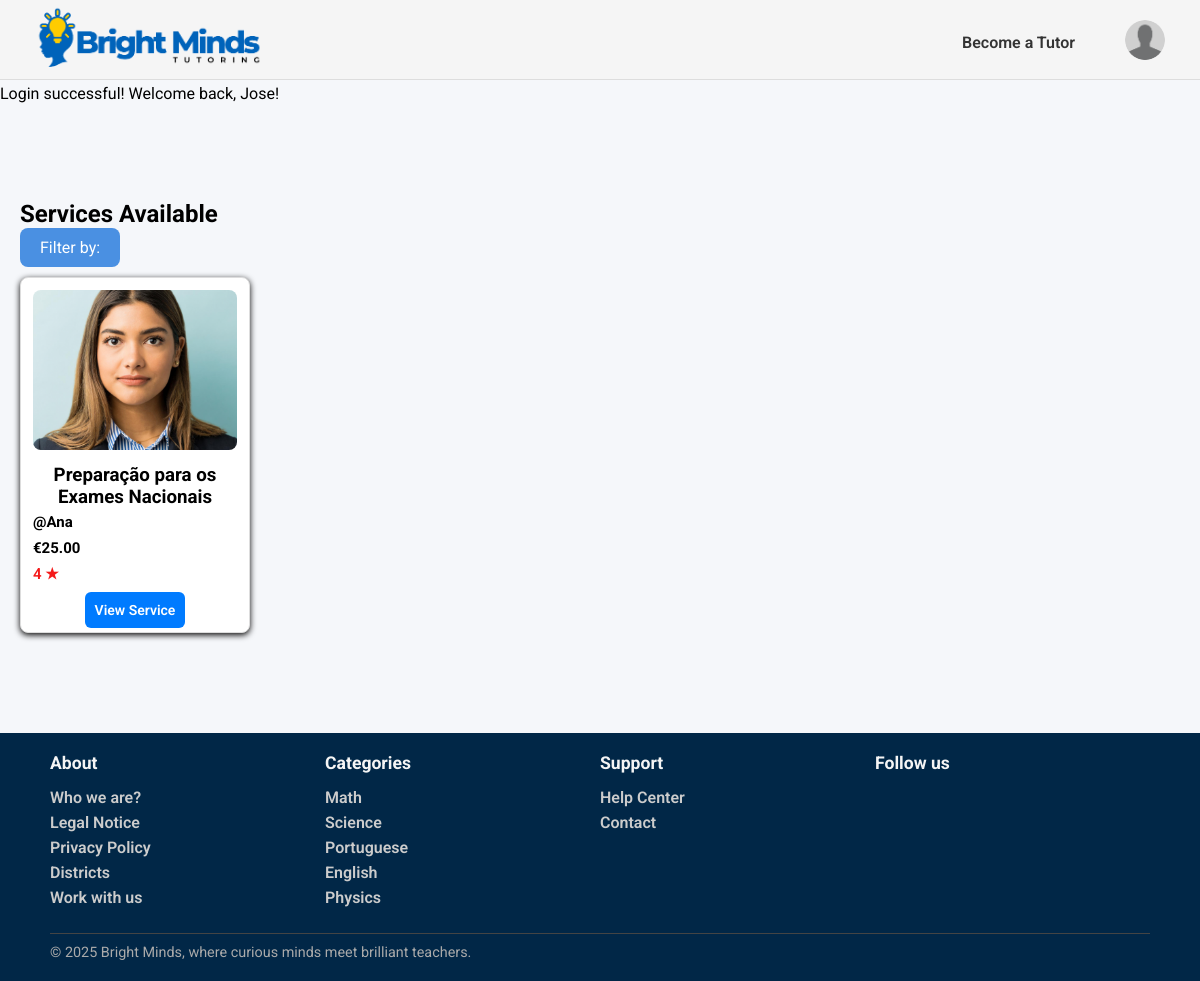
The page /pages/services_list.php (signed in) on the database its author committed.
### tables this page shows
CREATE TABLE Service(
    service_id INTEGER PRIMARY KEY,
    freelancer_id INTEGER NOT NULL,
    title TEXT NOT NULL,
    category_name TEXT NOT NULL,
    description TEXT NOT NULL,
    duracao INTEGER NOT NULL,
    price REAL NOT NULL,
    service_type TEXT CHECK(service_type IN ('individual presencial', 'grupo presencial', 'individual online','grupo online', 'revisão trabalhos')) NOT NULL,
    num_sessoes INTEGER NOT NULL,
    status TEXT CHECK(status IN ('ativo', 'inativo')) DEFAULT 'ativo',
    max_students INTEGER,
    FOREIGN KEY (freelancer_id) REFERENCES Freelancers(freelancer_id) ON UPDATE CASCADE ON DELETE CASCADE,
    FOREIGN KEY (category_name) REFERENCES Category(category_name) ON UPDATE CASCADE ON DELETE RESTRICT
);

CREATE TABLE User (
    user_id INTEGER PRIMARY KEY,
    username TEXT UNIQUE NOT NULL,
    name TEXT NOT NULL,
    birth_date DATE,
    email TEXT UNIQUE NOT NULL,
    password TEXT NOT NULL,
    usertype TEXT CHECK(usertype IN ('student', 'tutor', 'admin')) NOT NULL,
    address TEXT,
    postal_code TEXT,
    city TEXT,
    registration_date DATE NOT NULL,
    profile_image TEXT
);

CREATE TABLE Category(
    category_name TEXT PRIMARY KEY
);

### pages/services_list.php (called while the page is built)
<?php
    require_once(__DIR__. '/../templates/common.tpl.php');
    require_once(__DIR__.'/../database/connection.db.php');
    require_once(__DIR__.'/../database/service.class.php');
    require_once(__DIR__.'/../database/categories.php');
    require_once(__DIR__. '/../templates/services.tpl.php');
    $session = new Session();
    $db = getDatabaseConnection();
    $categories = getAllCategories($db);
    $category = (!empty ($_GET['category'])) ? $_GET['category'] : null;
    $service = (!empty ($_GET['service_type'])) ? $_GET['service_type'] : null;
    $min_price = (!empty($_GET['min_price'])) ? floatval($_GET['min_price']) : null;
    $max_price = (!empty($_GET['max_price'])) ? floatval($_GET['max_price']) : null;
    $min_rating = (!empty($_GET['min_rating'])) ? floatval($_GET['min_rating']) : null;
    $max_rating = (!empty($_GET['max_rating'])) ? floatval($_GET['max_rating']) : null;
    $services = getServices($db,$category,$service,$min_price,$max_price,$min_rating,$max_rating);
    drawHeader($session);
    drawServices($services,$category,$service);
    drawFooter($categories);
    ?>

### utils/session.php (called while the page is built, shortened)
<?php
  class Session {
    private array $messages;
    public function __construct() {
      $this->messages = isset($_SESSION['messages']) ? $_SESSION['messages'] : array();
    }
    public function isLoggedIn() : bool {
      return isset($_SESSION['id']);
    }
    public function getUserType() : ?string {
      return isset($_SESSION['user_type']) ? $_SESSION['user_type'] : null;
    }
    public function getPhoto(): ?string{
      return isset($_SESSION['photo']) ? $_SESSION['photo'] : null;
    }
    public function getMessages() {
      return $this->messages;
    }
  }
?>

### database/service.class.php (called while the page is built, shortened)
<?php
function getServices(PDO $db, ?string $category, ?string $service_type, ?float $min_price, ?float $max_price,?int $min_rating, ?int $max_rating): array {
    $query = '
        SELECT s.service_id, s.title, s.price, s.service_type,
               u.name AS freelancer_name, u.user_id,
               (SELECT AVG(r.rating) FROM Review r
                JOIN Booking b ON r.booking_id = b.booking_id
                WHERE b.service_id = s.service_id) AS avg_rating
        FROM Service s
        JOIN Freelancer f ON s.freelancer_id = f.freelancer_id
        JOIN User u ON f.freelancer_id = u.user_id
        WHERE s.status = "ativo"
        ';
    $params = [];
    $stmt = $db->prepare($query);
    $stmt->execute($params);
    $services = [];
    while ($row = $stmt->fetch(PDO::FETCH_ASSOC)) {
        $user = User::getUserbyId($db, intval($row['user_id']));
        $profileImage = $user->getPhoto();
        $row['profile_image'] = $profileImage;
        $services[] = $row;
    }
    return $services;
}
?>

### database/categories.php (called while the page is built, shortened)
<?php
  function getAllCategories(PDO $db) {
    $stmt = $db->prepare('SELECT category_name
                          FROM Category');
    $stmt->execute();
    return $stmt->fetchAll();
  }
?>

### templates/common.tpl.php (the view, shortened to what this page needs)
<?php
    require_once(__DIR__. '/../utils/session.php');
?>
<?php function drawHeader(Session $session){ ?>
    <!DOCTYPE html>
    <html>
        <head>
            <link rel="stylesheet" href="../css/style.css">
            <link rel="stylesheet" href="../css/profile.css">
            <link rel="stylesheet" href="../css/services.css">
            <link rel="stylesheet" href="../css/service_detail.css">
            <link rel="stylesheet" href="../css/admin.css">
            <link rel="stylesheet" href="../css/services_manage.css">
            <link rel="stylesheet" href="../css/client_booking.css">
            <link rel="stylesheet" href="../css/message.css">
        </head>
        <body>
            <header>
                <nav>
                    <a href="../pages/index.php"><img id="logo" src="../docs/BrightMinds_logo.png" alt="BrightMinds Logo"></a>
                    <?php
                        if($session->isLoggedIn()) drawUserNav($session);
                        else drawVisitorNav();
                    ?>
                </nav>
                <section id="messages">
                    <?php foreach ($session->getMessages() as $messsage) { ?>
                        <article class="<?=$messsage['type']?>">
                            <?=$messsage['text']?>
                        </article>
                    <?php } ?>
                </section>
            </header>
            <main>
<?php } ?>
<?php function drawUserNav(Session $session) { ?>
    <div class="user-nav">
        <?php if($session->getUserType()==='student'){ ?>
            <a href="../pages/become_freelancer.php">Become a Tutor</a>
        <?php } else { ?>
            <a href="../pages/add_service.php">Add Service</a>
        <?php } ?>
        <div class="profile-dropdown">
            <button type="button" class="profile-button" onclick="toggleProfileMenu()">
                <img src="<?= $session->getPhoto() ?>" alt="Profile image" class="profile-image">
            </button>
        </div>
    </div>
<?php } ?>
<?php function drawFooter(array $categories){ ?>
            </main>
            <footer>
                <div class="footer-content">
                    <section class="footer-column">
                        <h3>About</h3>
                        <ul>
                            <li><a href="">Who we are?</a></li>
                            <li><a href="">Legal Notice</a></li>
                            <li><a href="">Privacy Policy</a></li>
                            <li><a href="">Districts</a></li>
                            <li><a href="">Work with us</a></li>
                        </ul>
                    </section>
                    <section class="footer-column">
                        <h3>Categories</h3>
                        <ul>
                            <?php foreach($categories as $category){ ?>
                                <li>
                                    <a href=""><?=$category['category_name']?>
                                    </a>
                                </li>
                            <?php } ?>
                        </ul>
                    </section>
                    <section class="footer-column">
                        <h3>Support</h3>
                        <ul>
                            <li><a href="#">Help Center</a></li>
                            <li><a href="#">Contact</a></li>
                        </ul>
                    </section>
                    <section class="footer-column">
                        <h3>Follow us</h3>
                    </section>
                    <div class="footer-bottom">
                        <hr>
                        <p>© 2025 Bright Minds, where curious minds meet brilliant teachers.</p>
                    </div>
                </div>
            </footer>
        </body>
    </html>
<?php } ?>

### templates/services.tpl.php (shortened to what this page needs)
<?php function drawServices(array $services, ?string $category, ?string $service_type){ ?>
    <section id="services">
      <h2>Services Available</h2>
      <form method="GET" action="services_list.php" class="filter-dropdown">
          <button type = "button" class = "filter-button" onclick= "toggleDropdown()" >
            <span>Filter by:</span>
          </button>
      </form>
        <div class="services-button">
            <?php foreach ($services as $service) {
              $profileImage = $service['profile_image'];
            ?>
                <div class="service-card">
                    <div class="service-img-container">
                      <img class="profile-photo" src="<?= htmlspecialchars($profileImage) ?>" alt="Freelancer profile photo">
                    </div>
                    <div class="service-details">
                        <p class="service-name"><h3><?= htmlspecialchars($service['title']) ?><h3>
                        <p class="service-description"><?= htmlspecialchars($service['description']) ?>
                        <p class="freelancer-name">@<?= htmlspecialchars($service['freelancer_name']) ?></p>
                        <p class="price">€<?= number_format($service['price'], 2) ?></p>
                        <p class="rating">
                            <?php
                            $avg = round($service['avg_rating'], 1);
                            if ($avg) {
                                echo $avg . " ★";
                            } else {
                                echo "No reviews";
                            }
                            ?>
                        </p>
                        <a href="service_detail.php?id=<?= $service['service_id'] ?>" class="view-service-btn">View Service</a>
                    </div>
                </div>
            <?php } ?>
        </div>
    </section>
<?php } ?>

### css/style.css (style rules this page uses)
* { font-family: "Roboto"; margin:0; padding:0; box-sizing: border-box; }
body { background-color: #f5f7fa; }
header { font-family: "Roboto"; font-style: normal; background-color: whitesmoke; border-bottom: 1px solid #ddd; height: 80px; width: 100%; position: sticky; top:0; left:0; }
nav { display: flex; align-items: center; justify-content: space-between; padding: 5px 35px; }
#logo { height:70px; width: auto; }
a { text-decoration:none; }
.visitor-nav-links li a, .user-nav a { color: #333; font-weight: 600; font-size: 16px; }
.user-nav { display: flex; align-items: center; gap: 50px; }
.user-nav > a { color: #333; font-weight: 600; font-size: 16px; }
.profile-button { background:none; border:none; cursor:pointer; padding:0; }
.profile-image { width: 40px; height: 40px; border-radius: 50%; object-fit: cover; }
.profile-dropdown { position: relative; }
footer { font-family: "Roboto", sans-serif; background-color: #012747; color: #fff; padding: 20px 50px; }
.footer-content { display:grid; grid-template-columns: repeat(4, 1fr); grid-template-rows: auto auto; row-gap: 20px; }
.footer-bottom { grid-column: 1 / -1; }
.footer-column h3 { font-size: 1.1rem; margin-bottom: 15px; color: #f5f5f5; }
.footer-column ul { list-style: none; }
.footer-column ul li { margin-bottom: 6px; }
.footer-column ul li a { text-decoration: none; color: #ccc; }
.footer-bottom { text-align: start; font-size: 0.9rem; color: #aaa; }
.footer-bottom hr { border: none; border-top: 1px solid #444; margin-bottom: 10px; }

### css/profile.css (style rules this page uses)
* { font-family: "Roboto"; margin:0; padding:0; box-sizing: border-box; }

### css/services.css (style rules this page uses)
#services { margin-top: 100px; margin-bottom: 80px; padding: 20px; }
.services-button { display: flex; flex-wrap: wrap; justify-content: flex-start; gap: 15px; }
.service-card { border: 1px solid #ddd; border-radius: 8px; width: 230px; padding: 12px; background: white; box-shadow: 0 2px 6px rgba(0, 0, 0, 0.986); text-align: center; display: flex; flex-direction: column; margin-top: 10px; }
.profile-photo { width: 100%; height: 160px; object-fit: cover; border-radius: 8px; margin-bottom: 10px; }
.freelancer-name { font-weight: bold; color: #000000; margin: 5px 0; text-align: left; font-size: 15px; }
.price { color: #000000; font-weight: bold; font-size: 15px; margin: 8px 0; text-align: left; }
.rating { color: #f41a1a; font-weight: 600; font-size: 15px; text-align: left; margin-bottom: 15px; }
.view-service-btn { background-color: #007bff; color: white; font-size: 14px; padding: 10px; border: none; border-radius: 6px; cursor: pointer; transition: background-color 0.3s ease; width: 100%; margin-top: 30px; }
.filter-button { background-color: #4A90E2; color: white; padding: 10px 20px; margin-top:1; border: none; border-radius: 8px; font-size: 16px; cursor: pointer; }
.filter-dropdown { position: relative; display: inline-block; }

### css/services_manage.css (style rules this page uses)
a { color: #0066cc; text-decoration: none; }

### css/client_booking.css (style rules this page uses)
a { color: #0066cc; text-decoration: none; font-weight: 600; }

### rows shown on the page
service: title "Preparação para os Exames Nacionais", user.name "Ana", price "25.00", avg "4"
category: category_name "Math"
category: category_name "Science"
category: category_name "Portuguese"
category: category_name "English"
category: category_name "Physics"

### other values the page prints
$messsage['text'] "Login successful! Welcome back, Jose!"
